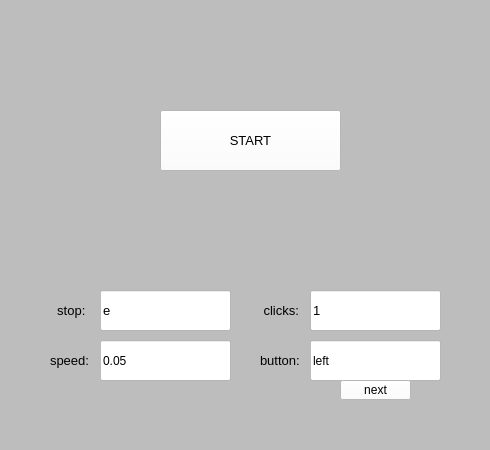
<?xml version="1.0" encoding="UTF-8"?>
<ui version="4.0">
 <class>MainWindow</class>
 <widget class="QMainWindow" name="MainWindow">
  <property name="geometry">
   <rect>
    <x>0</x>
    <y>0</y>
    <width>490</width>
    <height>450</height>
   </rect>
  </property>
  <property name="minimumSize">
   <size>
    <width>490</width>
    <height>450</height>
   </size>
  </property>
  <property name="maximumSize">
   <size>
    <width>490</width>
    <height>450</height>
   </size>
  </property>
  <property name="windowTitle">
   <string>MainWindow</string>
  </property>
  <property name="styleSheet">
   <string notr="true">background-color: rgb(189, 189, 189);</string>
  </property>
  <widget class="QWidget" name="centralwidget">
   <widget class="QPushButton" name="pushButton">
    <property name="geometry">
     <rect>
      <x>160</x>
      <y>110</y>
      <width>181</width>
      <height>61</height>
     </rect>
    </property>
    <property name="font">
     <font>
      <pointsize>10</pointsize>
     </font>
    </property>
    <property name="styleSheet">
     <string notr="true">background-color: rgb(255, 255, 255);</string>
    </property>
    <property name="text">
     <string>START</string>
    </property>
   </widget>
   <widget class="QLineEdit" name="lineEdit_2">
    <property name="geometry">
     <rect>
      <x>100</x>
      <y>290</y>
      <width>131</width>
      <height>41</height>
     </rect>
    </property>
    <property name="font">
     <font>
      <pointsize>10</pointsize>
     </font>
    </property>
    <property name="styleSheet">
     <string notr="true">background-color: rgb(255, 255, 255);</string>
    </property>
    <property name="text">
     <string>e</string>
    </property>
   </widget>
   <widget class="QLineEdit" name="lineEdit_4">
    <property name="geometry">
     <rect>
      <x>100</x>
      <y>340</y>
      <width>131</width>
      <height>41</height>
     </rect>
    </property>
    <property name="styleSheet">
     <string notr="true">background-color: rgb(255, 255, 255);</string>
    </property>
    <property name="text">
     <string>0.05</string>
    </property>
   </widget>
   <widget class="QLabel" name="label">
    <property name="geometry">
     <rect>
      <x>50</x>
      <y>340</y>
      <width>51</width>
      <height>41</height>
     </rect>
    </property>
    <property name="font">
     <font>
      <pointsize>10</pointsize>
     </font>
    </property>
    <property name="text">
     <string>speed:</string>
    </property>
   </widget>
   <widget class="QLineEdit" name="lineEdit_5">
    <property name="geometry">
     <rect>
      <x>310</x>
      <y>340</y>
      <width>131</width>
      <height>41</height>
     </rect>
    </property>
    <property name="styleSheet">
     <string notr="true">background-color: rgb(255, 255, 255);</string>
    </property>
    <property name="text">
     <string>left</string>
    </property>
   </widget>
   <widget class="QLabel" name="label_2">
    <property name="geometry">
     <rect>
      <x>260</x>
      <y>340</y>
      <width>51</width>
      <height>41</height>
     </rect>
    </property>
    <property name="font">
     <font>
      <pointsize>10</pointsize>
     </font>
    </property>
    <property name="text">
     <string>button:</string>
    </property>
   </widget>
   <widget class="QPushButton" name="pushButton_4">
    <property name="geometry">
     <rect>
      <x>340</x>
      <y>380</y>
      <width>71</width>
      <height>20</height>
     </rect>
    </property>
    <property name="font">
     <font>
      <pointsize>9</pointsize>
     </font>
    </property>
    <property name="styleSheet">
     <string notr="true">background-color: rgb(255, 255, 255);</string>
    </property>
    <property name="text">
     <string>next</string>
    </property>
   </widget>
   <widget class="QLabel" name="label_3">
    <property name="geometry">
     <rect>
      <x>50</x>
      <y>290</y>
      <width>51</width>
      <height>41</height>
     </rect>
    </property>
    <property name="font">
     <font>
      <pointsize>10</pointsize>
     </font>
    </property>
    <property name="text">
     <string>  stop:</string>
    </property>
   </widget>
   <widget class="QLabel" name="label_4">
    <property name="geometry">
     <rect>
      <x>260</x>
      <y>290</y>
      <width>51</width>
      <height>41</height>
     </rect>
    </property>
    <property name="font">
     <font>
      <pointsize>10</pointsize>
     </font>
    </property>
    <property name="text">
     <string> clicks:</string>
    </property>
   </widget>
   <widget class="QLineEdit" name="lineEdit_6">
    <property name="geometry">
     <rect>
      <x>310</x>
      <y>290</y>
      <width>131</width>
      <height>41</height>
     </rect>
    </property>
    <property name="font">
     <font>
      <pointsize>10</pointsize>
     </font>
    </property>
    <property name="styleSheet">
     <string notr="true">background-color: rgb(255, 255, 255);</string>
    </property>
    <property name="text">
     <string>1</string>
    </property>
   </widget>
  </widget>
  <widget class="QMenuBar" name="menubar">
   <property name="geometry">
    <rect>
     <x>0</x>
     <y>0</y>
     <width>490</width>
     <height>26</height>
    </rect>
   </property>
  </widget>
  <widget class="QStatusBar" name="statusbar"/>
 </widget>
 <resources/>
 <connections/>
</ui>
